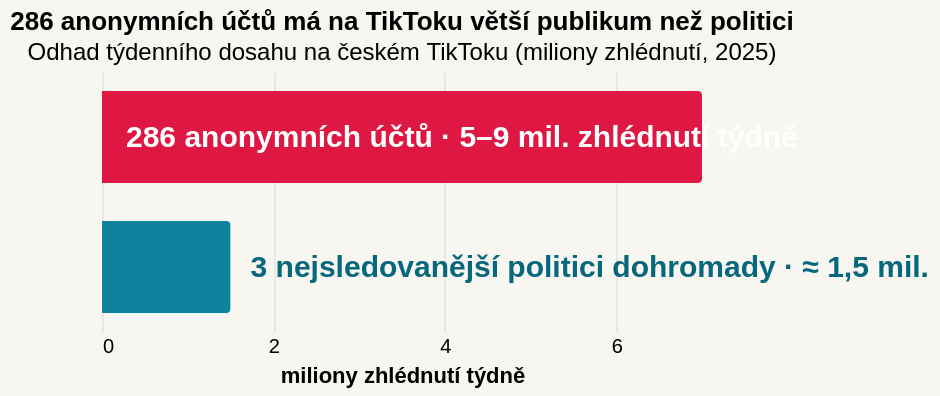

The Vega-Lite source for this figure:
### Vega-Lite specification from a JSON file in a GitHub repository (floating-point values rounded to 4 significant figures)
{"_source": "Zdroj: Online Risk Labs 2025, analýza DataTimes 2026 · Dosah sítě anonymních účtů kolísá mezi 5 a 9 miliony zhlédnutí týdně; sloupec ukazuje střed odhadu.", "$schema": "https://vega.github.io/schema/vega-lite/v5.json", "description": "Týdenní dosah dezinformační sítě vs. politiků na českém TikToku", "title": {"text": "286 anonymních účtů má na TikToku větší publikum než politici", "subtitle": "Odhad týdenního dosahu na českém TikToku (miliony zhlédnutí, 2025)"}, "height": 130, "background": "#f8f6f0", "data": {"values": [{"entity": "286 anonymních účtů šířících prokremelské narativy", "kratky": "286 anonymních účtů", "reach": 7, "label": "5–9 mil. týdně", "c": "dezinfo", "poradi": 1}, {"entity": "Tři nejsledovanější demokratičtí politici dohromady", "kratky": "3 nejsledovanější politici", "reach": 1.5, "label": "≈ 1,5 mil. týdně", "c": "politici", "poradi": 2}]}, "layer": [{"mark": {"type": "bar", "tooltip": true, "cornerRadiusEnd": 2, "height": 46}, "encoding": {"y": {"field": "poradi", "type": "ordinal", "axis": null}, "x": {"field": "reach", "type": "quantitative", "title": "miliony zhlédnutí týdně", "axis": {"grid": true, "gridColor": "#e8e8dc", "domain": false, "ticks": false, "tickCount": 4}}, "color": {"field": "c", "type": "nominal", "legend": null, "scale": {"domain": ["dezinfo", "politici"], "range": ["#de1743", "#0e839e"]}}, "tooltip": [{"field": "entity", "title": "Kdo"}, {"field": "label", "title": "Týdenní dosah"}]}}, {"transform": [{"filter": "datum.c == 'dezinfo'"}], "mark": {"type": "text", "align": "left", "dx": 12, "fontWeight": "bold", "fontSize": 15, "color": "#ffffff"}, "encoding": {"y": {"field": "poradi", "type": "ordinal", "axis": null}, "x": {"value": 0}, "text": {"value": "286 anonymních účtů · 5–9 mil. zhlédnutí týdně"}}}, {"transform": [{"filter": "datum.c == 'politici'"}], "mark": {"type": "text", "align": "left", "dx": 10, "fontWeight": "bold", "fontSize": 15, "color": "#06677d"}, "encoding": {"y": {"field": "poradi", "type": "ordinal", "axis": null}, "x": {"field": "reach", "type": "quantitative"}, "text": {"value": "3 nejsledovanější politici dohromady · ≈ 1,5 mil."}}}], "config": {"view": {"stroke": "transparent"}}}
